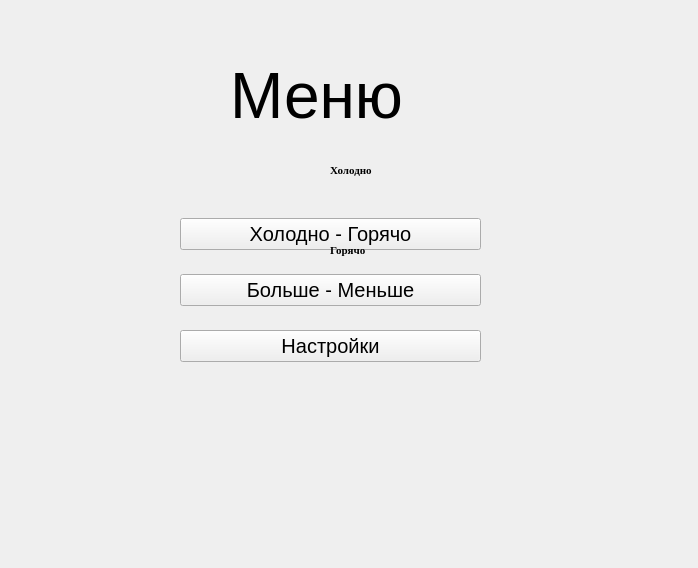
<?xml version="1.0" encoding="UTF-8"?>
<ui version="4.0">
 <class>Form</class>
 <widget class="QWidget" name="Form">
  <property name="geometry">
   <rect>
    <x>0</x>
    <y>0</y>
    <width>698</width>
    <height>568</height>
   </rect>
  </property>
  <property name="windowTitle">
   <string>Form</string>
  </property>
  <widget class="QWidget" name="verticalLayoutWidget">
   <property name="geometry">
    <rect>
     <x>180</x>
     <y>200</y>
     <width>301</width>
     <height>181</height>
    </rect>
   </property>
   <layout class="QVBoxLayout" name="verticalLayout">
    <item>
     <widget class="QPushButton" name="ColdWarm_btn">
      <property name="font">
       <font>
        <pointsize>15</pointsize>
       </font>
      </property>
      <property name="text">
       <string>Холодно - Горячо</string>
      </property>
     </widget>
    </item>
    <item>
     <widget class="QPushButton" name="LessMore_btn">
      <property name="font">
       <font>
        <pointsize>15</pointsize>
       </font>
      </property>
      <property name="text">
       <string>Больше - Меньше</string>
      </property>
     </widget>
    </item>
    <item>
     <widget class="QPushButton" name="settings_btn">
      <property name="font">
       <font>
        <pointsize>15</pointsize>
        <kerning>true</kerning>
       </font>
      </property>
      <property name="cursor">
       <cursorShape>ArrowCursor</cursorShape>
      </property>
      <property name="text">
       <string>Настройки</string>
      </property>
     </widget>
    </item>
   </layout>
  </widget>
  <widget class="QLabel" name="MenuLabel">
   <property name="geometry">
    <rect>
     <x>230</x>
     <y>30</y>
     <width>231</width>
     <height>131</height>
    </rect>
   </property>
   <property name="font">
    <font>
     <pointsize>48</pointsize>
    </font>
   </property>
   <property name="text">
    <string>Меню</string>
   </property>
  </widget>
  <widget class="QLabel" name="Hot">
   <property name="geometry">
    <rect>
     <x>330</x>
     <y>220</y>
     <width>271</width>
     <height>61</height>
    </rect>
   </property>
   <property name="font">
    <font>
     <family>Times New Roman</family>
     <pointsize>8</pointsize>
     <weight>75</weight>
     <bold>true</bold>
     <underline>false</underline>
     <strikeout>false</strikeout>
    </font>
   </property>
   <property name="text">
    <string>Горячо</string>
   </property>
   <property name="wordWrap">
    <bool>false</bool>
   </property>
   <property name="margin">
    <number>110</number>
   </property>
  </widget>
  <widget class="QLabel" name="Cold">
   <property name="geometry">
    <rect>
     <x>330</x>
     <y>140</y>
     <width>271</width>
     <height>61</height>
    </rect>
   </property>
   <property name="font">
    <font>
     <family>Times New Roman</family>
     <pointsize>8</pointsize>
     <weight>75</weight>
     <bold>true</bold>
     <underline>false</underline>
     <strikeout>false</strikeout>
    </font>
   </property>
   <property name="text">
    <string>Холодно</string>
   </property>
   <property name="wordWrap">
    <bool>false</bool>
   </property>
   <property name="margin">
    <number>110</number>
   </property>
  </widget>
 </widget>
 <resources/>
 <connections/>
</ui>
